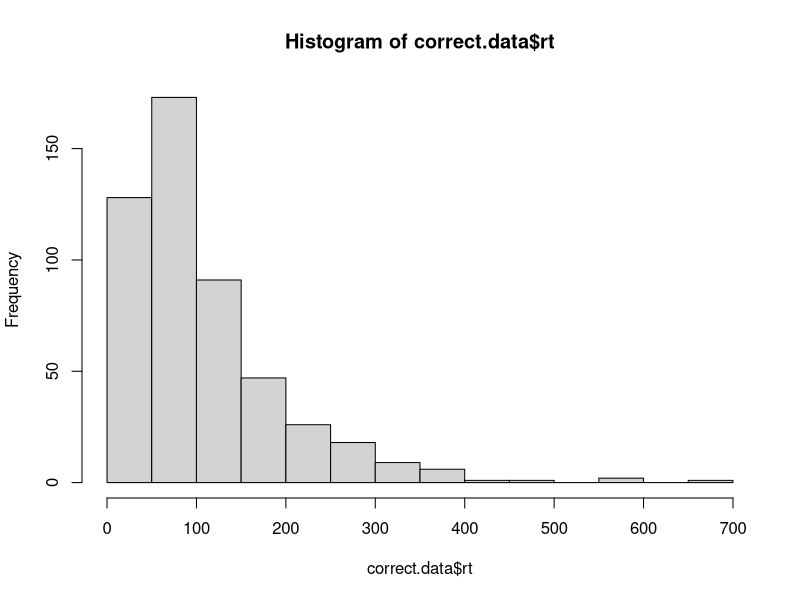
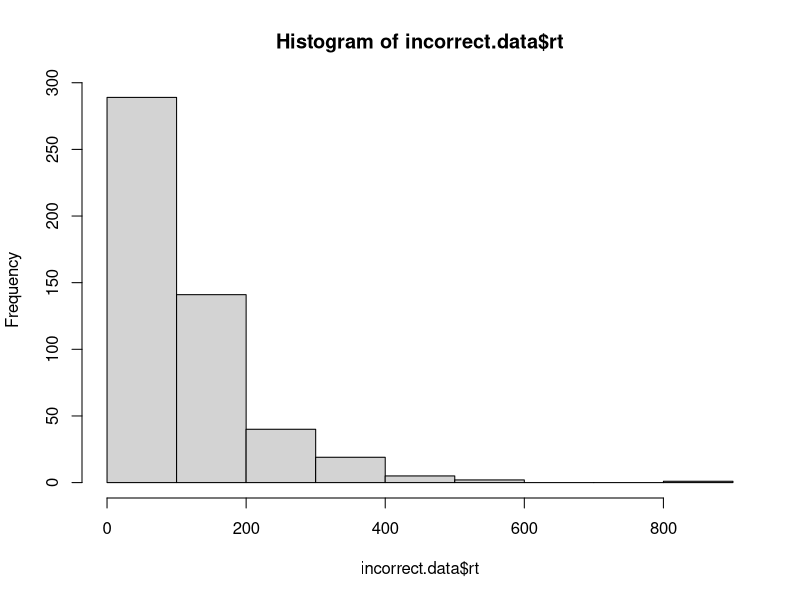

Write R code to recreate these figures, in order.
################### Revisions: ##################### 
## No revisions were necessary; my code is functionally equivalent to yours.

# implement the model by filling in the function below
# the model should return a data frame with two columns: correct and rt
# the correct column should be TRUE or FALSE, and rt should contain the
# number of steps it took to reach the criterion.

# note that the function takes four arguments:
# samples is the number of samples to draw from the model
# drift is the drift rate (default value is 0)
# sdrw is the variability in the drift rate (default value is 0.3)
# criterion is the threshold for a response (default value is 3)


#-NOT INCLUDED: non-decision time; starting bias

random.walk.model <- function(samples, drift=0, sdrw=0.3, criterion=3){
  rt.array <- c()
  accuracy.array <- c()
  for(i in 1:samples){
    steps <- 0
    current.sum <- 0
    correctness <- FALSE
    while((abs(current.sum) <= criterion)){
      current.sum <- current.sum + rnorm(1, drift, sdrw)
      steps <- steps + 1
    }
    if(current.sum >= criterion) {
      correctness <- TRUE
    }
    accuracy.array <- c(accuracy.array, correctness)
    rt.array <- c(rt.array, steps)
    
  }
  
  output <- data.frame(
    correct = accuracy.array,
    rt = rt.array
  )
  
  return(output)
}

# test the model ####

# if the model is working correctly, then the line below should generate a data frame with 
# 1000 samples and about half of the samples should be correct. the average rt will probably
# be around 112, but might vary from that by a bit.

initial.test <- random.walk.model(1000)
sum(initial.test$correct) / length(initial.test$correct) # should be close to 0.5
mean(initial.test$rt) # should be about 112

# visualize the RT distributions ####

# we can use dplyr to filter the data and visualize the correct and incorrect RT distributions

library(dplyr)

correct.data <- initial.test %>% filter(correct==TRUE)
incorrect.data <- initial.test %>% filter(correct==FALSE)

hist(correct.data$rt)
hist(incorrect.data$rt)
